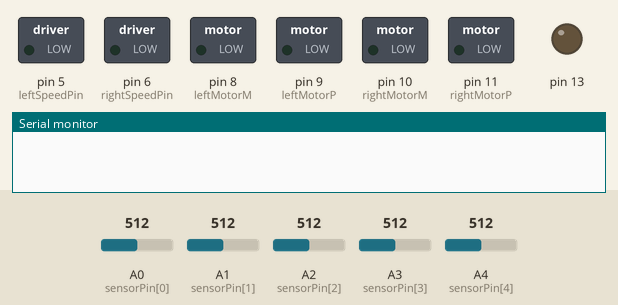
The sketch below on a simulated Arduino Uno, built with avr-gcc and run on an emulated ATmega328P. On the bench: switched loads named in the sketch (green lamp = pin HIGH), output pins drawn as LEDs (lit = HIGH), the last lines printed to the serial monitor. The test bench sets the inputs (shaded band); at power-on: A0 (sensorPin[0]) = 512, A1 (sensorPin[1]) = 512, A2 (sensorPin[2]) = 512, A3 (sensorPin[3]) = 512, A4 (sensorPin[4]) = 512.

Above: at 0.1 s.
At 1.1 s:
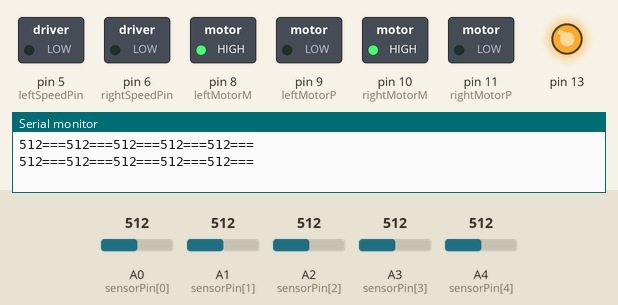
At 6.71 s:
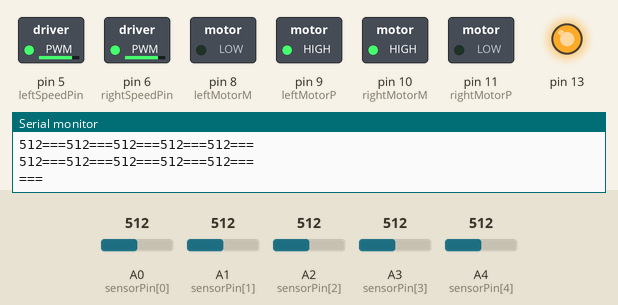
At 8.75 s:
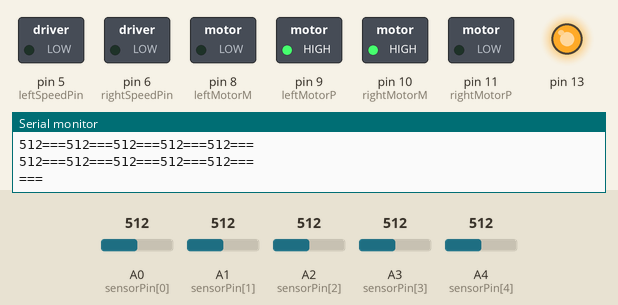
Timing chart, 0 to 31.3 s (numbered marks = the images above):
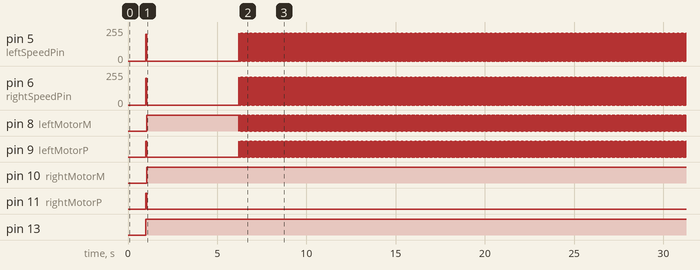

Measured:
- by itself, pin 8 (leftMotorM): repeats every 0.03 s: LOW 0.01 s, HIGH 0.02 s
- by itself, pin 9 (leftMotorP): goes HIGH 0.05 s, LOW 5.2 s, 995 × (HIGH 0.01 s, LOW 0.02 s), then HIGH
- by itself, pin 10 (rightMotorM): LOW → HIGH at 1.1 s
- by itself, pin 11 (rightMotorP): LOW → HIGH at 1.0 s, → LOW 0.05 s later
- by itself, pin 13: LOW → HIGH at 1.0 s

The sketch:

maze_solving_robot.ino
```cpp
#include "Robot.h"


int sensorWhiteMax = 40;


void setup() {
  // put your setup code here, to run once:
  Serial.begin(115200);
  nodeSerial.begin(115200);

  pinMode(13,HIGH);
  digitalWrite(13,LOW);
  initializeMotor();
  delay(1000);

}

void loop() {
  // put your main code here, to run repeatedly:
while(0){
//nodeSerial.println("hello world");
readSensor();
}
moveStraight();
readSensor();
rightHandWall();


}

void rightHandWall(){

 if(sensorValues[0] < sensorWhiteMax &&
    sensorValues[1] < sensorWhiteMax &&
    sensorValues[2] < sensorWhiteMax &&
    sensorValues[3] < sensorWhiteMax &&
    sensorValues[4] < sensorWhiteMax){

      moveInch(1);
      nodeSerial.println("B");
      turnLeft();
       path[pathLength] = 'B';
       pathLength++;
       simplify();
    }
 if(sensorValues[0] > sensorThreshold && sensorValues[2]>sensorThreshold && sensorValues[4]>sensorThreshold){
  //since the right most sensor is abit forward, this configuration is not being detected.
  digitalWrite(13,HIGH);

  moveInch(1);
  delay(50);
  readSensor();
  if( sensorValues[0] > sensorThreshold && sensorValues[4]>sensorThreshold){
    done();
    printResult();
    delay(5000);
  }
   nodeSerial.println("R");
   turnRight();
   path[pathLength] = 'R';
   pathLength++;
   simplify();
}

else if(sensorValues[0] < sensorThreshold && sensorValues[4] > sensorThreshold){

  moveInch(1);
  readSensor();
  if( sensorValues[0] > sensorThreshold && sensorValues[4]>sensorThreshold){
    done();
    printResult();
    delay(5000);
  }
   else if(sensorValues[0] < sensorThreshold){
     nodeSerial.println("R");
     turnRight();
     path[pathLength] = 'R';
     pathLength++;
     simplify();
  }
}

else if(sensorValues[0] > sensorThreshold){

  moveInch(1);
  readSensor();
  if(sensorValues[2] >sensorThreshold || sensorValues[1] > sensorThreshold || sensorValues[3] >sensorThreshold){
    nodeSerial.println("S");
    path[pathLength] = 'S';
    pathLength++;
    simplify();
    moveStraight();
  }else{
    nodeSerial.println("L");
    path[pathLength] = 'L';
    pathLength++;
    simplify();
    turnLeft();
  }

}
}

void printResult(){
  Serial.println("===");
  for(int i=0;i<pathLength;i++){
    nodeSerial.print(path[i]);
  }
}
```

Robot.h
```cpp
/*
 *
 * void turnRight()
 * void turnLeft()
 * void turnAround()
 * moveStraight()
 * done()
 */

#include "motors.h"
#include "sensors.h"
#include "pinConfig.h"

char path[50] = {};
int pathLength = 0;


float Kp=1,Ki=0,Kd=0.6;double error=0, P=0, I=0, D=0, PID_value=0;
float previous_error=0, previous_I=0;

int initial_motor_speed=200;
int turningSpeed = 210;
int turningRunTime = 10;
int turningHoldTime = 15;

int sensorThreshold = 100;

void calculate_pid()
{   int position = readLine();
    error = position-BASEPOSITION;
    P = error;
    I = I + previous_I;
    D = error-previous_error;

    PID_value = ((Kp*P) + (Ki*I) + (Kd*D))/15;

    previous_I=I;
    previous_error=error;
}


void motor_control(){
  //Calculate the effective motor speed
  int leftSpeed = (initial_motor_speed+(PID_value*speedFactor));
  int rightSpeed = (initial_motor_speed-PID_value);
  //THe motor speed shouldnot exceed max PWM
  leftSpeed = constrain(leftSpeed,0,255);
  rightSpeed = constrain(rightSpeed,0,255);

  moveLeftMotor(leftSpeed);
  moveRightMotor(rightSpeed);

}


void turnRight(){
  //moveInch(1);

  while(analogRead(sensorPin[2])>sensorThreshold){
    moveLeftMotor(turningSpeed);
    moveRightMotor(-turningSpeed);
    delay(turningRunTime);
    moveLeftMotor(0);
    moveRightMotor(0);
    delay(turningHoldTime);
  }
  while(analogRead(sensorPin[4])<sensorThreshold){
      turningSpeed -= 20;
       moveRightMotor(-turningSpeed);
    moveLeftMotor(turningSpeed);
    delay(turningRunTime);
    moveLeftMotor(0);
    moveRightMotor(0);
    delay(turningHoldTime);
     turningSpeed += 20;
    }
  while(analogRead(sensorPin[2])<sensorThreshold ){
    moveLeftMotor(turningSpeed);
    moveRightMotor(-turningSpeed);
    delay(turningRunTime);
    moveLeftMotor(0);
    moveRightMotor(0);
    delay(turningHoldTime);
  }
  delay(100);
}

void turnLeft(){
  //moveInch(1);

    while(analogRead(sensorPin[2])>sensorThreshold){
          moveRightMotor(turningSpeed);
          moveLeftMotor(-turningSpeed);
    delay(turningRunTime);
    moveLeftMotor(0);
    moveRightMotor(0);
    delay(turningHoldTime);
    }
    while(analogRead(sensorPin[0])<sensorThreshold){
      turningSpeed -= 20;
       moveRightMotor(turningSpeed);
    moveLeftMotor(-turningSpeed);
    delay(turningRunTime);
    moveLeftMotor(0);
    moveRightMotor(0);
    delay(turningHoldTime);
     turningSpeed += 20;

    }
  while(analogRead(sensorPin[2])<sensorThreshold ){

    moveRightMotor(turningSpeed);
    moveLeftMotor(-turningSpeed);
    delay(turningRunTime);
    moveLeftMotor(0);
    moveRightMotor(0);
    delay(turningHoldTime);
  }
  delay(100);
}


void turnAround(){
 turnLeft();
}
void moveStraight(){
  calculate_pid();
  motor_control();

}

void done(){
  moveLeftMotor(0);
  moveRightMotor(0);
}


void moveInch(int times){
  int startTime = millis();
  moveLeftMotor(times*200*speedFactor);
  moveRightMotor(times*200);
  if(times <0) times=(-1)*times;
  while((millis()-startTime)<(times*50));
   moveLeftMotor(0);
  moveRightMotor(0);
  delay(100);

}

void simplify(){
    if(pathLength<3 || path[pathLength-2] !='B') return;

    int totalAngle=0;
    int i;

    for(i=1;i<=3;i++){
        switch(path[pathLength-i]){
            case 'R':
            totalAngle+=90;
            break;

            case 'B':
            totalAngle+= 180;
            break;

            case 'L':
            totalAngle += 270;
            break;
        }
    }

    totalAngle = totalAngle%360;
    switch(totalAngle){
        case 0:
        path[pathLength-3] = 'S';
        break;

        case 90:
        path[pathLength-3] = 'R';
        break;

        case 180:
        path[pathLength-3] = 'B';
        break;

        case 270:
        path[pathLength-3] = 'L';
        break;
    }

    pathLength -=2;
}
```

motors.h
```cpp
/*void initializeMotor();
 * void moveLeftMotor(int Speed);
 * void moveRightMotor(int Speed);
 */


#define  leftMotorP 9
#define leftMotorM  8
#define rightMotorP  11
#define rightMotorM  10
#define leftSpeedPin  5
#define rightSpeedPin  6
float speedFactor = 1;

void initializeMotor(){
  pinMode(leftMotorP, OUTPUT);
  pinMode(leftMotorM, OUTPUT);
  pinMode(rightMotorP, OUTPUT);
  pinMode(rightMotorM, OUTPUT);
  pinMode(rightSpeedPin, OUTPUT);
  pinMode(leftSpeedPin,OUTPUT);
  analogWrite(rightSpeedPin,0);
  analogWrite(leftSpeedPin,0);
}

void moveLeftMotor(int Speed){
  if(Speed >0){
     digitalWrite(leftMotorP,HIGH);
     digitalWrite(leftMotorM, LOW);
     analogWrite(leftSpeedPin,Speed);

  }else{
    digitalWrite(leftMotorP,LOW);
     digitalWrite(leftMotorM, HIGH);
     analogWrite(leftSpeedPin,-Speed);
  }

}

void moveRightMotor(int Speed){
  if(Speed >0){
     digitalWrite(rightMotorP,HIGH);
     digitalWrite(rightMotorM, LOW);
     analogWrite(rightSpeedPin,Speed);

  }else{
    digitalWrite(rightMotorP,LOW);
     digitalWrite(rightMotorM, HIGH);
     analogWrite(rightSpeedPin,-Speed);
  }

}
```

sensors.h
```cpp
/*
 * void readSensor()
 * void calibrate()
 * void showCalibrated()
 * void readCalibrated()
 * int readLine()
 */


#define NUMSENSORS 5
#define BASEPOSITION 1980
unsigned int calibratedMin[NUMSENSORS] = {21,21,21,21,21};
unsigned int calibratedMax[NUMSENSORS]= {593,474,526,703,669};
int sensorPin[NUMSENSORS] = {A0,A1,A2,A3,A4};
int sensorValues[NUMSENSORS];

//checked
void readSensor(){
  for(int i=0;i<NUMSENSORS;i++){
    sensorValues[i] = analogRead(sensorPin[i]);
  }
  for(int i =0;i<NUMSENSORS;i++){
    Serial.print(sensorValues[i]);
    Serial.print("===");

  }
  Serial.println(" ");
}

//checked
void calibrate(){

  int i,j;
  int max_sensor_values[NUMSENSORS];
  int min_sensor_values[NUMSENSORS];

  for(j = 0;j<10;j++){
    readSensor();
    for(i = 0;i<NUMSENSORS;i++){
      if(j == 0 || max_sensor_values[i] < sensorValues[i]){
        max_sensor_values[i] = sensorValues[i];
      }

      if(j ==0 || min_sensor_values[i]>sensorValues[i]){
        min_sensor_values[i] = sensorValues[i];
      }
    }
  }


  for(i = 0;i<NUMSENSORS;i++){
    if(min_sensor_values[i] > calibratedMax[i])
       calibratedMax[i] = min_sensor_values[i];
    if(max_sensor_values[i] < calibratedMin[i])
       calibratedMin[i] = max_sensor_values[i];
  }


}

void showCalibrated(){
    for(int i = 0;i<NUMSENSORS;i++){
      calibratedMin[i] = 1023;
      calibratedMax[i]= 0;
  }
  int previousTime = millis();

  while(millis()-previousTime < 10000){
    digitalWrite(13,HIGH);
    calibrate();
  }
  digitalWrite(13,LOW);

  Serial.println("CalibratedMax");
  for(int i=0;i<NUMSENSORS;i++){
    Serial.print(calibratedMax[i]);
    Serial.print("----");
  }
  Serial.println();

  Serial.println("CalibratedMin");
  for(int i=0;i<NUMSENSORS;i++){
    Serial.print(calibratedMin[i]);
    Serial.print("----");
  }
  Serial.println("Calibration done");

}
// Returns values calibrated to a value between 0 and 1000, where
// 0 corresponds to the minimum value read by calibrate() and 1000
// corresponds to the maximum value.  Calibration values are
// stored separately for each sensor, so that differences in the
// sensors are accounted for automatically.
//checked
void readCalibrated(){
  int i;
  readSensor();
  for(i=0;i<NUMSENSORS;i++){
    unsigned int calmin,calmax;
    unsigned int denominator;

    denominator = calibratedMax[i] - calibratedMin[i];

    signed int x = 0;
    if(denominator != 0){
      x = (((signed long)sensorValues[i])-calibratedMin[i])*1000/denominator;
    }
    if(x<0) x = 0;
    else if(x>1000) x = 1000;

    sensorValues[i] = x;
    //Serial.print(sensorValues[i]);
    //Serial.print("==");
  }
  //Serial.println(" ");

}

int readLine(){
  unsigned char i, on_line =0;
  unsigned long avg; //this is for the weighted total,
                      //which is long before division
  unsigned int sum;//this is for denominator
  static int last_value=0;//assume initially that the line is left
  readCalibrated();

  avg =0;
  sum = 0;

  for(i =0;i<NUMSENSORS;i++){
    int value = sensorValues[i];
   // sensorValues[i] = value;
    //keep track of whether we see the line at all
    if(value >40){
      on_line = 1;
    }

    //only average in values that are above a noise threshold

    if(value > 0){
      avg +=(long)(value)*(i*1000);
      sum+=value;
    }

  }

  if(!on_line){
    //If it last read to the left of center, return 0.
    if(last_value <(NUMSENSORS-1)*1000/2) return 0;
    //If it last read to the right of center, return the max
    else return (NUMSENSORS-1)*1000;
  }

  last_value = avg/sum;

  return last_value;

}
```

pinConfig.h
```cpp
#include "SoftwareSerial.h"

SoftwareSerial nodeSerial(2, 3); // RX, TXpin
```
